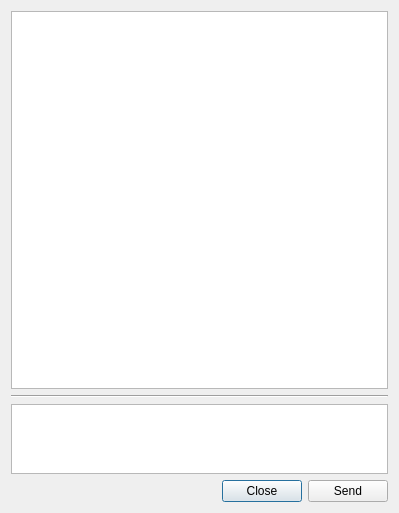
<?xml version="1.0" encoding="UTF-8"?>
<ui version="4.0">
 <class>ChatDialog</class>
 <widget class="QDialog" name="ChatDialog">
  <property name="geometry">
   <rect>
    <x>0</x>
    <y>0</y>
    <width>399</width>
    <height>513</height>
   </rect>
  </property>
  <property name="windowTitle">
   <string>ChatRoom</string>
  </property>
  <layout class="QVBoxLayout" name="verticalLayout" stretch="6,0,1,0">
   <item>
    <widget class="QPlainTextEdit" name="plainTextEditRecv">
     <property name="readOnly">
      <bool>true</bool>
     </property>
    </widget>
   </item>
   <item>
    <widget class="Line" name="line">
     <property name="orientation">
      <enum>Qt::Horizontal</enum>
     </property>
    </widget>
   </item>
   <item>
    <widget class="QPlainTextEdit" name="plainTextEditSend">
     <property name="tabChangesFocus">
      <bool>false</bool>
     </property>
    </widget>
   </item>
   <item>
    <layout class="QHBoxLayout" name="horizontalLayout" stretch="0,0,0">
     <item>
      <spacer name="horizontalSpacer">
       <property name="orientation">
        <enum>Qt::Horizontal</enum>
       </property>
       <property name="sizeHint" stdset="0">
        <size>
         <width>40</width>
         <height>20</height>
        </size>
       </property>
      </spacer>
     </item>
     <item>
      <widget class="QPushButton" name="pushButton">
       <property name="text">
        <string>Close</string>
       </property>
      </widget>
     </item>
     <item>
      <widget class="QPushButton" name="pushButtonSend">
       <property name="text">
        <string>Send</string>
       </property>
      </widget>
     </item>
    </layout>
   </item>
  </layout>
 </widget>
 <resources/>
 <connections>
  <connection>
   <sender>pushButton</sender>
   <signal>clicked()</signal>
   <receiver>ChatDialog</receiver>
   <slot>close()</slot>
   <hints>
    <hint type="sourcelabel">
     <x>281</x>
     <y>484</y>
    </hint>
    <hint type="destinationlabel">
     <x>155</x>
     <y>481</y>
    </hint>
   </hints>
  </connection>
 </connections>
</ui>
